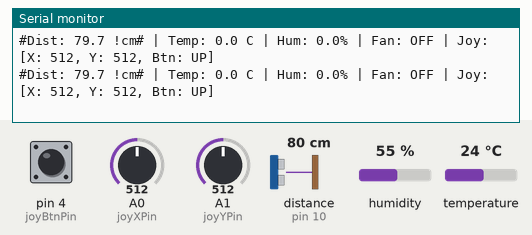
Recording of a sketch running on a simulated Arduino Uno, built with avr-gcc and run on an emulated ATmega328P. On the bench: the last lines printed to the serial monitor. Wiring (inferred from the names in the program): ultrasonic range finder: trigger pin 9; echo pin 10. Inputs (shaded band) come from the test bench; at power-on: pin 4 (joyBtnPin) HIGH, distance to the obstacle (sensor on pin 10) 80 cm, A0 (joyXPin) = 512, humidity 55 %, A1 (joyYPin) = 512, temperature 24 °C. The echo pulse lasts 58.3 µs per cm.

Above: at 1.2 s.
1.3 s: pin 4 (joyBtnPin) pulled LOW for 0.15 s
At 1.53 s:
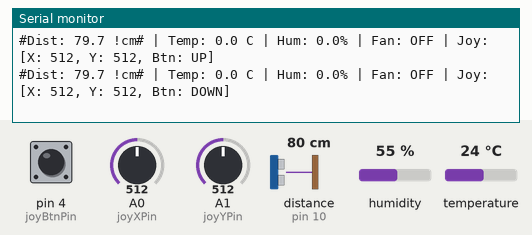
2.9 s: distance to the obstacle (sensor on pin 10) set to 2 cm
At 2.93 s:
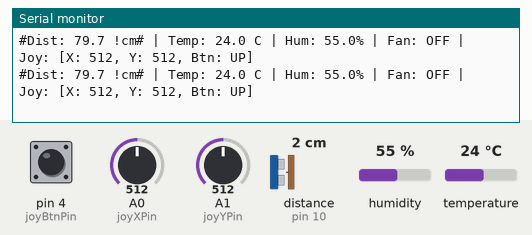
4.4 s: distance to the obstacle (sensor on pin 10) set to 4 cm
At 4.59 s:
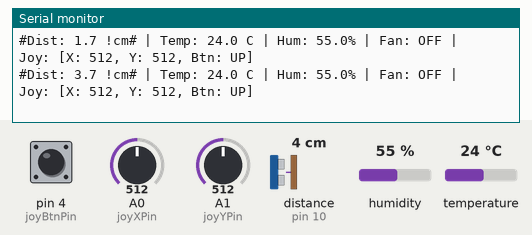
12.6 s: A0 (joyXPin) set to 30
At 12.69 s:
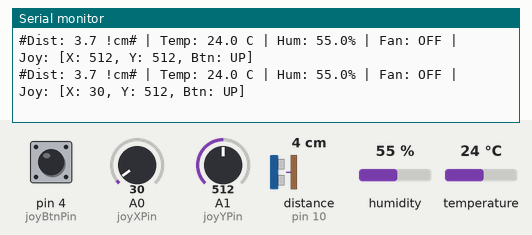
20.8 s: humidity set to 22 %
At 20.89 s:
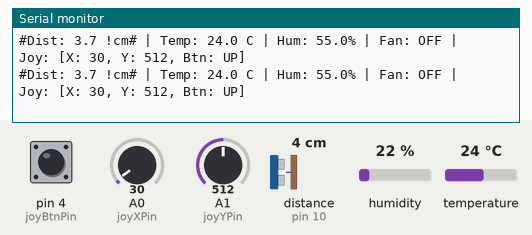
22.3 s: A1 (joyYPin) set to 716
At 22.33 s:
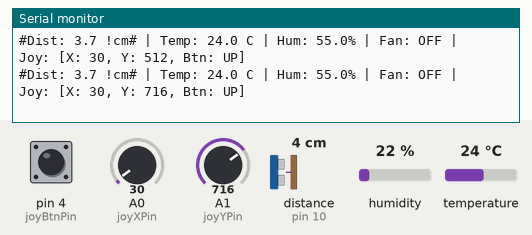
Timing chart, 0 to 24.8 s (numbered marks = the images above; inputs shaded):
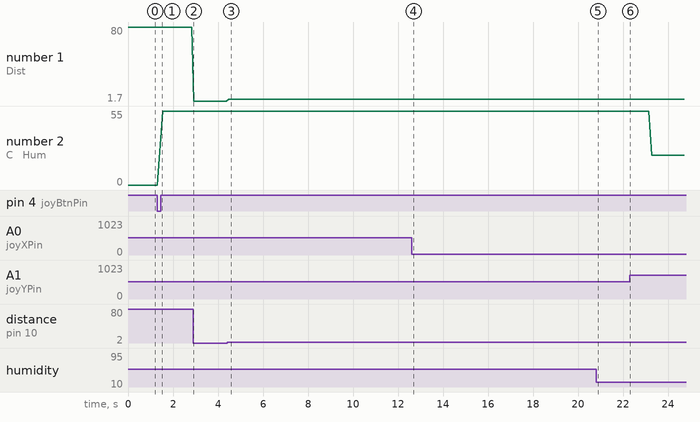

Measured:
- after the input at 1.3 s, the serial monitor: prints a new line after 0.11 s (image 1)
- after the input at 4.4 s, the serial monitor: prints a new line after 0.08 s (image 3)
- after the input at 12.6 s, the serial monitor: prints a new line after 0.08 s (image 4)
- after the input at 22.3 s, the serial monitor: prints a new line at once (image 6)
- plotted number 1: 79.7 → 1.7 after the input at 2.9 s, 1.7 → 3.7 after the input at 4.4 s

The sketch:

station_bench.ino
```cpp
#include <DHT.h>

// --- Pin Definitions ---
// DHT11 Sensor
#define DHTPIN 2
#define DHTTYPE DHT11

// HC-SR04 Ultrasonic Sensor
const int trigPin = 9;
const int echoPin = 10;

// DC Motor Fan (via Transistor Base)
const int motorPin = 7; // D7 drives the transistor/driver control input, not motor power.
// Leave disabled until a suitable driver/transistor circuit and flyback diode are wired.
// A two-wire motor must never connect directly to D7, even with an external battery.
const bool FAN_DRIVER_CONNECTED = false;

// Analog Joystick Module
const int joyXPin = A0;
const int joyYPin = A1;
const int joyBtnPin = 4;

// --- Settings & Thresholds ---
const float TEMP_THRESHOLD_ON = 28.0;   // Turn fan ON at/above this temp (°C)
const float TEMP_THRESHOLD_OFF = 27.0;  // Turn fan OFF below this temp (°C) (1°C hysteresis)
const unsigned long DHT_INTERVAL = 1500; // Read DHT11 every 1.5 seconds

// --- State Variables ---
DHT dht(DHTPIN, DHTTYPE);
unsigned long lastDhtReadTime = 0;
bool fanState = false;
float currentTemp = 0.0;
float currentHum = 0.0;

void setup() {
  Serial.begin(115200);

  // Pin modes
  pinMode(trigPin, OUTPUT);
  pinMode(echoPin, INPUT);
  pinMode(motorPin, FAN_DRIVER_CONNECTED ? OUTPUT : INPUT);
  pinMode(joyBtnPin, INPUT_PULLUP); // Use internal pullup for joystick switch

  // Ensure motor starts off
  if (FAN_DRIVER_CONNECTED) digitalWrite(motorPin, LOW);

  // Initialize temperature sensor
  dht.begin();

  Serial.println("System Initialized.");
  Serial.println("Reading Ultrasonic, DHT11, Joystick, and controlling Fan...");
  if (!FAN_DRIVER_CONNECTED) Serial.println("Fan control disabled: motor driver required.");
}

void loop() {
  // 1. Trigger and read the HC-SR04 Ultrasonic Sensor
  digitalWrite(trigPin, LOW);
  delayMicroseconds(2);
  digitalWrite(trigPin, HIGH);
  delayMicroseconds(10);
  digitalWrite(trigPin, LOW);

  // Pulse timeout set to 30,000 microseconds (~5 meters max range)
  long duration = pulseIn(echoPin, HIGH, 30000);
  float distanceCm = -1.0;
  if (duration > 0) {
    distanceCm = (duration * 0.0343) / 2.0; // Speed of sound conversion
  }

  // 2. Read Joystick Inputs
  int joyX = analogRead(joyXPin);
  int joyY = analogRead(joyYPin);
  int joyBtn = digitalRead(joyBtnPin); // LOW when pressed, HIGH when released

  // 3. Read DHT11 using non-blocking timing (every 1.5 seconds)
  if (millis() - lastDhtReadTime >= DHT_INTERVAL) {
    lastDhtReadTime = millis();

    float readT = dht.readTemperature();
    float readH = dht.readHumidity();

    if (!isnan(readT) && !isnan(readH)) {
      currentTemp = readT;
      currentHum = readH;

      // Hysteresis control logic for the fan motor
      if (!FAN_DRIVER_CONNECTED) {
        fanState = false; // D7 remains an input; sensors and serial telemetry still run.
      } else if (currentTemp >= TEMP_THRESHOLD_ON) {
        fanState = true;
        digitalWrite(motorPin, HIGH);
      } else if (currentTemp < TEMP_THRESHOLD_OFF) {
        fanState = false;
        digitalWrite(motorPin, LOW);
      }
    } else {
      Serial.println("Warning: Failed to read from DHT sensor!");
    }
  }

  // 4. Output telemetry to Serial Monitor
  Serial.print("#Dist: ");
  if (distanceCm >= 0) {
    Serial.print(distanceCm, 1);
    Serial.print(" !cm#");
  } else {
    Serial.print("XX Out of range#");
  }

  Serial.print(" | Temp: ");
  Serial.print(currentTemp, 1);
  Serial.print(" C | Hum: ");
  Serial.print(currentHum, 1);
  Serial.print("% | Fan: ");
  Serial.print(fanState ? "ON " : "OFF");

  Serial.print(" | Joy: [X: ");
  Serial.print(joyX);
  Serial.print(", Y: ");
  Serial.print(joyY);
  Serial.print(", Btn: ");
  Serial.print(joyBtn == LOW ? "DOWN" : "UP");
  Serial.println("]");

  // Small delay between loop iterations for stability
  delay(100);
}
```
